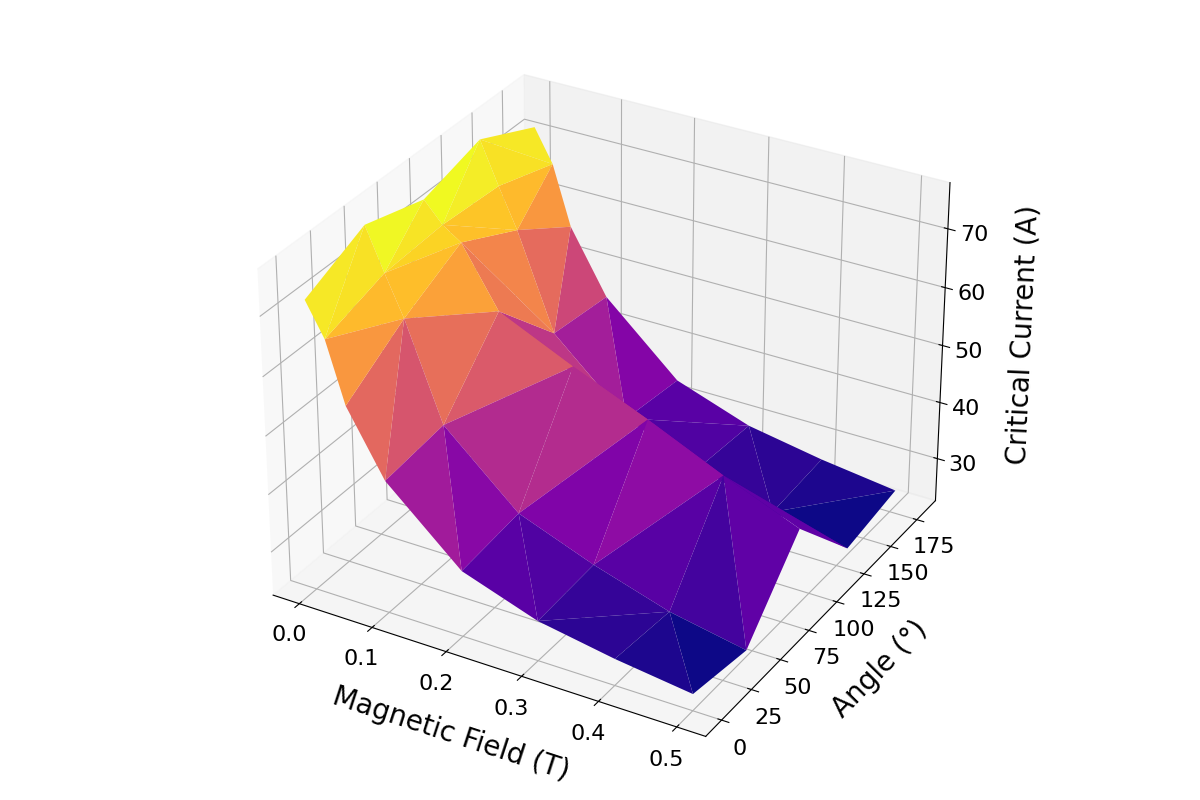

Source code (Python):
import os
import numpy as np
import matplotlib.pyplot as plt
from mpl_toolkits.mplot3d import Axes3D
from matplotlib import cm
from Baseline_correction import normalize_dataset, power_law, curve_fit

def extract_data(directory):
    data_points = []
    
    for filename in os.listdir(directory):
        if filename.endswith(".txt"):
            filepath = os.path.join(directory, filename)
            
            with open(filepath, "r") as file:
                lines = file.readlines()
                angle, field = None, None
                
                for line in lines:
                    if "Angle (deg.)" in line:
                        angle = float(line.split()[-1])
                    if "field / T" in line:
                        field = float(line.split()[-1])
                    if angle is not None and field is not None:
                        break
                
                start_data = False
                current_data = []
                
                for line in lines:
                    if start_data:
                        try:
                            current_data.append([float(x) for x in line.split()])
                        except ValueError:
                            continue
                    if "Current / A" in line:
                        start_data = True
                
                current_data = np.array(current_data)
                if len(current_data) == 0:
                    continue
                
                normalized_data = normalize_dataset(current_data)
                
                positive_mask = normalized_data[:, 0] > 0
                I = normalized_data[positive_mask, 0]
                V = normalized_data[positive_mask, 1]
                
                try:
                    popt, _ = curve_fit(power_law, I, V, p0=[10, 2])
                    I_c = popt[0]
                    data_points.append((angle, field, I_c))
                    data_points.append((180 - angle, field, I_c))  # Mirroring about 90 degrees
                except RuntimeError:
                    continue
    
    return np.array(data_points)

def plot_3d_mesh(data_points):
    fig = plt.figure(figsize=(12, 8))
    ax = fig.add_subplot(111, projection='3d')
    
    angles = data_points[:, 0]
    fields = data_points[:, 1]
    critical_currents = data_points[:, 2]
    
    ax.plot_trisurf(fields, angles, critical_currents, cmap=cm.plasma, edgecolor='none')
    
    ax.set_xlabel("Magnetic Field (T)", fontsize=20, labelpad=15)
    ax.set_ylabel("Angle (°)", fontsize=20, labelpad=15)
    ax.set_zlabel("Critical Current (A)", fontsize=20, labelpad=15)
    ax.tick_params(axis='both', which='major', labelsize=16)
    ax.tick_params(axis='z', which='major', labelsize=16)
    
    plt.tight_layout()
    plt.savefig(f"3D_plot.png")
    plt.show()

data_directory = "data"
data_points = extract_data(data_directory)
if len(data_points) > 0:
    plot_3d_mesh(data_points)
